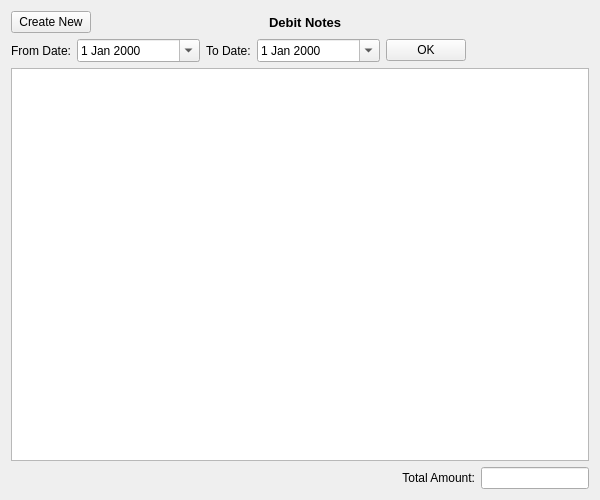
<?xml version="1.0" encoding="UTF-8"?>
<ui version="4.0">
 <class>debitNote</class>
 <widget class="QWidget" name="debitNote">
  <property name="geometry">
   <rect>
    <x>0</x>
    <y>0</y>
    <width>600</width>
    <height>500</height>
   </rect>
  </property>
  <property name="windowTitle">
   <string>Form</string>
  </property>
  <layout class="QVBoxLayout" name="verticalLayout">
   <item>
    <layout class="QHBoxLayout" name="horizontalLayout_3">
     <item>
      <widget class="QPushButton" name="createNewPushButton">
       <property name="sizePolicy">
        <sizepolicy hsizetype="Fixed" vsizetype="Fixed">
         <horstretch>0</horstretch>
         <verstretch>0</verstretch>
        </sizepolicy>
       </property>
       <property name="text">
        <string>Create New</string>
       </property>
      </widget>
     </item>
     <item>
      <widget class="QLabel" name="titleLabel">
       <property name="font">
        <font>
         <pointsize>10</pointsize>
         <weight>75</weight>
         <bold>true</bold>
        </font>
       </property>
       <property name="text">
        <string>Debit Notes                     </string>
       </property>
       <property name="alignment">
        <set>Qt::AlignCenter</set>
       </property>
      </widget>
     </item>
    </layout>
   </item>
   <item>
    <layout class="QHBoxLayout" name="horizontalLayout" stretch="0,1,0,1,0,1">
     <item>
      <widget class="QLabel" name="fromDateLabel">
       <property name="text">
        <string>From Date:</string>
       </property>
       <property name="alignment">
        <set>Qt::AlignRight|Qt::AlignTrailing|Qt::AlignVCenter</set>
       </property>
      </widget>
     </item>
     <item>
      <widget class="QDateEdit" name="fromDateEdit">
       <property name="calendarPopup">
        <bool>true</bool>
       </property>
      </widget>
     </item>
     <item>
      <widget class="QLabel" name="toDateLabel">
       <property name="text">
        <string>To Date:</string>
       </property>
      </widget>
     </item>
     <item>
      <widget class="QDateEdit" name="toDateEdit">
       <property name="calendarPopup">
        <bool>true</bool>
       </property>
      </widget>
     </item>
     <item>
      <widget class="QPushButton" name="okPushButton">
       <property name="sizePolicy">
        <sizepolicy hsizetype="Fixed" vsizetype="Fixed">
         <horstretch>0</horstretch>
         <verstretch>0</verstretch>
        </sizepolicy>
       </property>
       <property name="text">
        <string>OK</string>
       </property>
      </widget>
     </item>
     <item>
      <spacer name="horizontalSpacer">
       <property name="orientation">
        <enum>Qt::Horizontal</enum>
       </property>
       <property name="sizeHint" stdset="0">
        <size>
         <width>242</width>
         <height>20</height>
        </size>
       </property>
      </spacer>
     </item>
    </layout>
   </item>
   <item>
    <widget class="QTableView" name="tableView">
     <property name="selectionBehavior">
      <enum>QAbstractItemView::SelectRows</enum>
     </property>
    </widget>
   </item>
   <item>
    <layout class="QHBoxLayout" name="horizontalLayout_2" stretch="1,0,0">
     <item>
      <spacer name="horizontalSpacer_2">
       <property name="orientation">
        <enum>Qt::Horizontal</enum>
       </property>
       <property name="sizeHint" stdset="0">
        <size>
         <width>40</width>
         <height>20</height>
        </size>
       </property>
      </spacer>
     </item>
     <item>
      <widget class="QLabel" name="totalAmountLabel">
       <property name="text">
        <string>Total Amount:</string>
       </property>
       <property name="alignment">
        <set>Qt::AlignRight|Qt::AlignTrailing|Qt::AlignVCenter</set>
       </property>
      </widget>
     </item>
     <item>
      <widget class="QLineEdit" name="totalAmountLineEdit">
       <property name="alignment">
        <set>Qt::AlignRight|Qt::AlignTrailing|Qt::AlignVCenter</set>
       </property>
      </widget>
     </item>
    </layout>
   </item>
  </layout>
 </widget>
 <tabstops>
  <tabstop>createNewPushButton</tabstop>
  <tabstop>okPushButton</tabstop>
  <tabstop>tableView</tabstop>
 </tabstops>
 <resources/>
 <connections/>
</ui>
